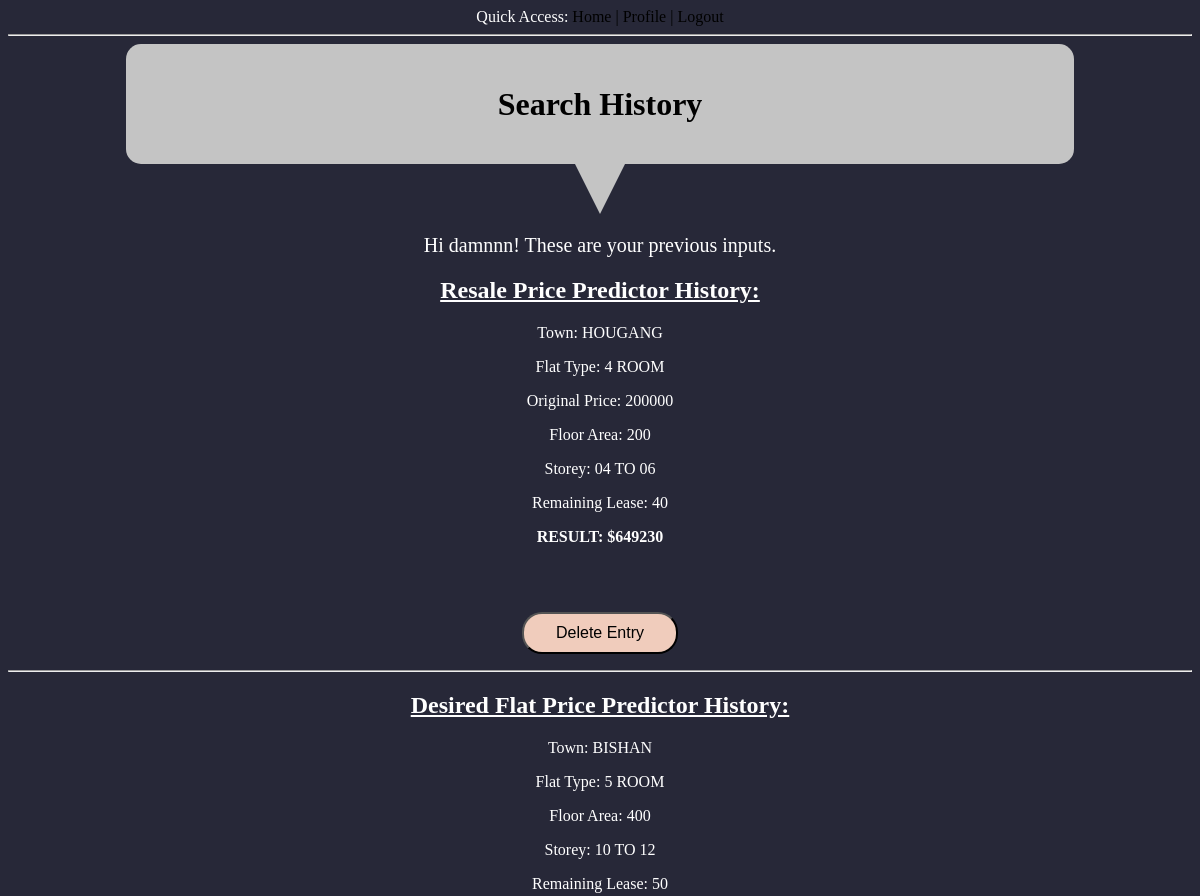
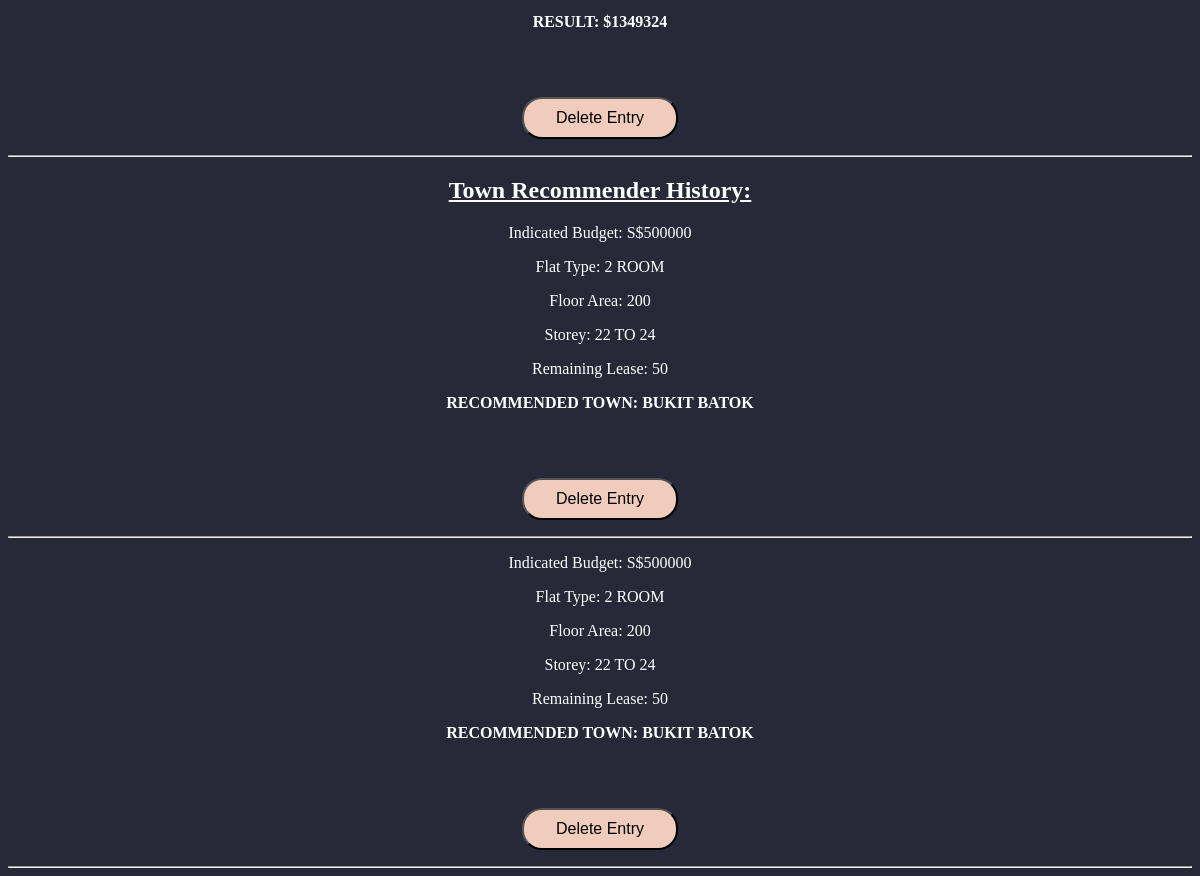
Screenshot of /user/damnnn (signed in) with the database file from the repository (2 pictures, top to bottom).
### app/models.py (models this page shows, shortened)
class User(UserMixin, db.Model):
    id = db.Column(db.Integer, primary_key=True)
    username = db.Column(db.String(64), index=True, unique=True)
    password_hash = db.Column(db.String(128))
    posts = db.relationship('Post', backref='author', lazy='dynamic')
    resaleInput = db.relationship(
        'resaleInput', backref='author', lazy='dynamic')
    flatpriceInput = db.relationship(
        'flatpriceInput', backref='author', lazy='dynamic')
    townInput = db.relationship('townInput', backref='author', lazy='dynamic')

class resaleInput(db.Model):
    id = db.Column(db.Integer, primary_key=True)
    town = db.Column(db.String(64))
    flatType = db.Column(db.String(64))
    ogprice = db.Column(db.Integer)
    floorArea = db.Column(db.Integer)
    storey = db.Column(db.String(64))
    age = db.Column(db.Integer)
    OUTPUT = db.Column(db.Integer)
    user_id = db.Column(db.Integer, db.ForeignKey('user.id'))

class flatpriceInput(db.Model):
    id = db.Column(db.Integer, primary_key=True)
    town = db.Column(db.String(64))
    flatType = db.Column(db.String(64))
    floorArea = db.Column(db.Integer)
    storey = db.Column(db.String(64))
    age = db.Column(db.Integer)
    OUTPUT = db.Column(db.Integer)
    user_id = db.Column(db.Integer, db.ForeignKey('user.id'))

class townInput(db.Model):
    id = db.Column(db.Integer, primary_key=True)
    budget = db.Column(db.Integer)
    flatType = db.Column(db.String(64))
    floorArea = db.Column(db.Integer)
    storey = db.Column(db.String(64))
    age = db.Column(db.Integer)
    OUTPUT1 = db.Column(db.String(64))
    OUTPUT2 = db.Column(db.String(64))
    OUTPUT3 = db.Column(db.String(64))
    user_id = db.Column(db.Integer, db.ForeignKey('user.id'))

### app/routes.py (the view)
@app.route('/user/<username>')
@login_required
def user(username):
    user = User.query.filter_by(username=username).first_or_404()
    return render_template('user.html', user=user)

### app/models.py (called while the page is built)
@login.user_loader
def load_user(id):
    return User.query.get(int(id))

### app/templates/user.html (shortened to what this page needs)
{% extends "base.html" %} {% block content %}
<html>
  <head>
  </head>
  <body>
    <h1 id="header">Search History</h1>
    <div class="triangle-down"></div>
    <p style="font-size: 20px">
      Hi {{ user.username }}! These are your previous inputs.
    </p>
    <h2><u>Resale Price Predictor History:</u></h2>
    {% for ri in user.resaleInput %} {% if ri %}
    <div><p>Town: {{ ri.town }}</p></div>
    <div><p>Flat Type: {{ ri.flatType }}</p></div>
    <div><p>Original Price: {{ ri.ogprice }}</p></div>
    <div><p>Floor Area: {{ ri.floorArea }}</p></div>
    <div><p>Storey: {{ ri.storey }}</p></div>
    <div><p>Remaining Lease: {{ ri.age }}</p></div>
    <div>
      <p><b>RESULT: ${{ ri.OUTPUT }}</b></p>
    </div>
    <p>
      <button id="delete">
        <a
          class="del"
          href="{{ url_for('delete',username=current_user.username, id = ri.id) }}"
          >Delete Entry</a
        >
      </button>
    </p>
    {% else %}
    <p>EMPTY</p>
    {% endif %}
    <hr />
    {% endfor %}
    <h2><u>Desired Flat Price Predictor History:</u></h2>
    {% for ri in user.flatpriceInput %}
    <div><p>Town: {{ ri.town }}</p></div>
    <div><p>Flat Type: {{ ri.flatType }}</p></div>
    <div><p>Floor Area: {{ ri.floorArea }}</p></div>
    <div><p>Storey: {{ ri.storey }}</p></div>
    <div><p>Remaining Lease: {{ ri.age }}</p></div>
    <div>
      <p><b>RESULT: ${{ ri.OUTPUT }}</b></p>
    </div>
    <p>
      <button id="delete">
        <a
          class="del"
          href="{{ url_for('deletebuyer',username=current_user.username, id = ri.id) }}"
          >Delete Entry</a
        >
      </button>
    </p>
    <hr />
    {% endfor %}
    <h2><u>Town Recommender History:</u></h2>
    {% for ri in user.townInput %}
    <div><p>Indicated Budget: S${{ ri.budget }}</p></div>
    <div><p>Flat Type: {{ ri.flatType }}</p></div>
    <div><p>Floor Area: {{ ri.floorArea }}</p></div>
    <div><p>Storey: {{ ri.storey }}</p></div>
    <div><p>Remaining Lease: {{ ri.age }}</p></div>
    <div>
      <p><b>RECOMMENDED TOWN: {{ ri.OUTPUT1 }}</b></p>
    </div>
    <p>
      <button id="delete">
        <a
          class="del"
          href="{{ url_for('deletetown',username=current_user.username, id = ri.id) }}"
          >Delete Entry</a
        >
      </button>
    </p>
    <hr />
    {% endfor %} {% endblock %}

### app/templates/base.html (style rules this page uses)
body { text-align: center; background-color: #272838; color: white; }
#header { color: black; text-align: center; border-radius: 15px; background-color: #c4c4c4; height: 15vh; width: 80%; vertical-align: middle; line-height: 15vh; margin: 0 auto 0 auto; }
.triangle-down { width: 0; height: 0; border-left: 25px solid transparent; border-right: 25px solid transparent; border-top: 50px solid #c4c4c4; margin: 0 auto 0 auto; }
#delete { margin-top: 50px; background-color: #f0ccbc; border-radius: 20px; padding: 10px 32px; font-size: 16px; }
a:link { color: black; text-decoration: none; }

### rows the page displays
User: username "damnnn"
resaleInput: town "HOUGANG", flatType "4 ROOM", ogprice "200000", floorArea "200", storey "04 TO 06", age "40", OUTPUT "649230"
flatpriceInput: town "BISHAN", flatType "5 ROOM", floorArea "400", storey "10 TO 12", age "50", OUTPUT "1349324"
townInput: budget "500000", flatType "2 ROOM", floorArea "200", storey "22 TO 24", age "50", OUTPUT1 "BUKIT BATOK"
townInput: budget "500000", flatType "2 ROOM", floorArea "200", storey "22 TO 24", age "50", OUTPUT1 "BUKIT BATOK"
